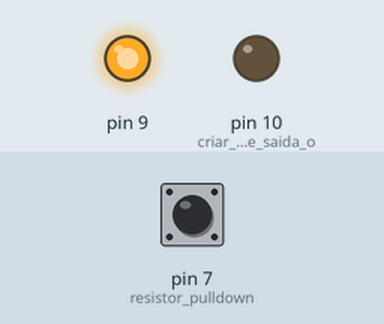
The sketch below on a simulated Arduino Uno, built with avr-gcc and run on an emulated ATmega328P. Shown: output pins drawn as LEDs (lit = HIGH). Inputs (shaded band) come from the test bench; at power-on: pin 7 (resistor_pulldown) LOW.

Above: at 1.2 s.
1.3 s: pin 7 (resistor_pulldown) pulled HIGH for 0.15 s
At 1.37 s:
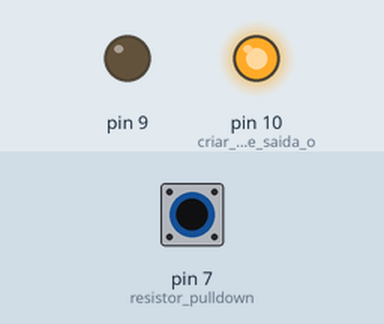
2.9 s: pin 7 (resistor_pulldown) pulled HIGH for 3.2 s
At 7.3 s:
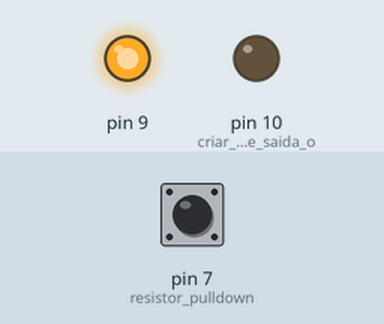
Timing chart, 0 to 8.8 s (numbered marks = the images above; inputs shaded):
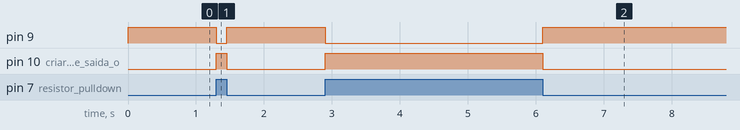

The sketch:

ARD_project_pulldown.ino
```cpp
void setup() {
  // put your setup code here, to run once:
    pinMode(10, OUTPUT); //criar variavel de saida ou entrada
    pinMode(9, OUTPUT);
    pinMode(7, INPUT); //resistor pulldown
}

void loop() {
  // put your main code here, to run repeatedly:
//declarar variaveis(pode criar em qlqr lugar)-> int
//variavel criada em loop-> local em setup-> global
//se chama variavel atravez do loop

 int estbotao;
 estbotao = digitalRead(7);   //digitalread lê ou verifica o estado da porta


digitalWrite(10, estbotao);
digitalWrite(9, !estbotao);   //!significa inverso ou -1.

}
```

Measured:
- after the input at 1.3 s, pin 9: HIGH → LOW at once, → HIGH 0.15 s later; pin 10 (criar_variavel_de_saida_o): LOW → HIGH at once, → LOW 0.15 s later
- after the input at 2.9 s, pin 9: HIGH → LOW at once, → HIGH 3.2 s later; pin 10 (criar_variavel_de_saida_o): LOW → HIGH at once, → LOW 3.2 s later
